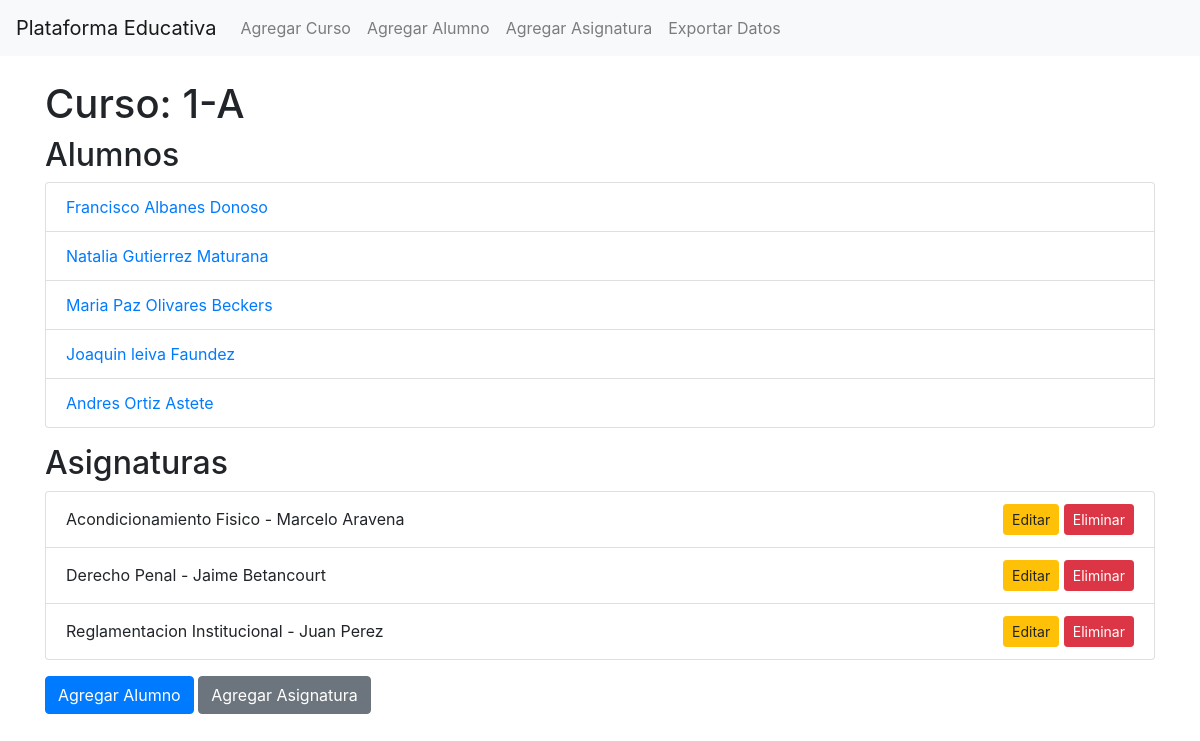
The app's page /curso/1/ with its own data.
### gestion_academica/models.py (models this page shows, shortened)
class Curso(models.Model):
    nombre = models.CharField(max_length=100)
    descripcion = models.TextField()

class Alumno(models.Model):
    nombre = models.CharField(max_length=100)
    curso = models.ForeignKey(Curso, on_delete=models.CASCADE)
    anotaciones = models.TextField(blank=True, null=True)

class Asignatura(models.Model):
    nombre = models.CharField(max_length=100)
    profesor = models.ForeignKey(Profesor, on_delete=models.CASCADE)
    curso = models.ForeignKey(Curso, on_delete=models.CASCADE)

class Profesor(models.Model):
    nombre = models.CharField(max_length=100)

### gestion_academica/views.py (the view)
# urls.py: path('curso/<int:curso_id>/', views.curso_detail, name='curso_detail'),
def curso_detail(request, curso_id):
    curso = get_object_or_404(Curso, pk=curso_id)
    alumnos = Alumno.objects.filter(curso=curso)
    asignaturas = Asignatura.objects.filter(curso=curso)
    return render(request, 'gestion_academica/curso_detail.html', {'curso': curso, 'alumnos': alumnos, 'asignaturas': asignaturas})

### gestion_academica/templates/gestion_academica/curso_detail.html (shortened to what this page needs)
{% extends 'gestion_academica/base.html' %}
{% block content %}
    <h1>Curso: {{ curso.nombre }}</h1>
    <h2>Alumnos</h2>
    <ul class="list-group mb-3">
        {% for alumno in alumnos %}
            <li class="list-group-item">
                <a href="{% url 'alumno_detail' alumno.id %}">{{ alumno.nombre }}</a>
            </li>
        {% endfor %}
    </ul>
    <h2>Asignaturas</h2>
    <ul class="list-group">
        {% for asignatura in asignaturas %}
            <li class="list-group-item d-flex justify-content-between align-items-center">
                {{ asignatura.nombre }} - {{ asignatura.profesor.nombre }}
                <span>
                    <a class="btn btn-sm btn-warning" href="{% url 'edit_asignatura' pk=asignatura.id %}">Editar</a>
                    <a class="btn btn-sm btn-danger" href="{% url 'delete_asignatura' pk=asignatura.id %}">Eliminar</a>
                </span>
            </li>
        {% endfor %}
    </ul>
    <a class="btn btn-primary mt-3" href="{% url 'add_alumno' %}">Agregar Alumno</a>
    <a class="btn btn-secondary mt-3" href="{% url 'add_asignatura' %}">Agregar Asignatura</a>
{% endblock %}

### gestion_academica/templates/gestion_academica/base.html (shortened to what this page needs)
<!DOCTYPE html>
<html>
<head>
    <link rel="stylesheet" href="https://stackpath.bootstrapcdn.com/bootstrap/4.5.2/css/bootstrap.min.css">
    {% load static %}
    <link rel="stylesheet" type="text/css" href="{% static 'css/style.css' %}">
</head>
<body>
    <nav class="navbar navbar-expand-lg navbar-light bg-light">
        <a class="navbar-brand" href="{% url 'index' %}">Plataforma Educativa</a>
        <div class="collapse navbar-collapse" id="navbarNav">
            <ul class="navbar-nav">
                <li class="nav-item">
                    <a class="nav-link" href="{% url 'add_curso' %}">Agregar Curso</a>
                </li>
                <li class="nav-item">
                    <a class="nav-link" href="{% url 'add_alumno' %}">Agregar Alumno</a>
                </li>
                <li class="nav-item">
                    <a class="nav-link" href="{% url 'add_asignatura' %}">Agregar Asignatura</a>
                </li>
                <li class="nav-item">
                    <a class="nav-link" href="{% url 'export_data' %}">Exportar Datos</a>
                </li>
            </ul>
        </div>
    </nav>
    <div class="container mt-4">
        {% block content %}{% endblock %}
    </div>
</body>
</html>

### records on screen
Curso: nombre "1-A"
Alumno: nombre "Francisco Albanes Donoso"
Alumno: nombre "Natalia Gutierrez Maturana"
Alumno: nombre "Maria Paz Olivares Beckers"
Alumno: nombre "Joaquin leiva Faundez"
Alumno: nombre "Andres Ortiz Astete"
Asignatura: nombre "Acondicionamiento Fisico", profesor.nombre "Marcelo Aravena"
Asignatura: nombre "Derecho Penal", profesor.nombre "Jaime Betancourt"
Asignatura: nombre "Reglamentacion Institucional", profesor.nombre "Juan Perez"
